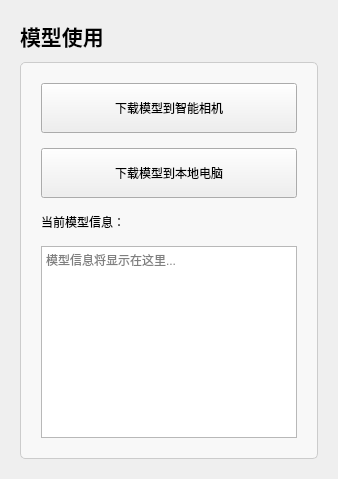
         <widget class="QWidget" name="page_modelUsage">
          <layout class="QVBoxLayout" name="layout_usage">
           <property name="spacing">
            <number>10</number>
           </property>
           <property name="leftMargin">
            <number>20</number>
           </property>
           <property name="topMargin">
            <number>20</number>
           </property>
           <property name="rightMargin">
            <number>20</number>
           </property>
           <property name="bottomMargin">
            <number>20</number>
           </property>
           <item>
            <widget class="QLabel" name="label_usageTitle">
             <property name="text">
              <string>模型使用</string>
             </property>
             <property name="font">
              <font>
               <pointsize>16</pointsize>
               <weight>75</weight>
               <bold>true</bold>
              </font>
             </property>
            </widget>
           </item>
           <item>
            <widget class="QFrame" name="frame_usageControls">
             <property name="styleSheet">
              <string notr="true">QFrame#frame_usageControls {
	background-color: #f8f8f8;
	border: 1px solid #cccccc;
	border-radius: 5px;
}</string>
             </property>
             <layout class="QVBoxLayout" name="layout_usageControls">
              <property name="spacing">
               <number>15</number>
              </property>
              <property name="leftMargin">
               <number>20</number>
              </property>
              <property name="topMargin">
               <number>20</number>
              </property>
              <property name="rightMargin">
               <number>20</number>
              </property>
              <property name="bottomMargin">
               <number>20</number>
              </property>
              <item>
               <widget class="QPushButton" name="btn_downloadToCamera">
                <property name="text">
                 <string>下载模型到智能相机</string>
                </property>
                <property name="minimumSize">
                 <size>
                  <width>0</width>
                  <height>50</height>
                 </size>
                </property>
               </widget>
              </item>
              <item>
               <widget class="QPushButton" name="btn_downloadToLocal">
                <property name="text">
                 <string>下载模型到本地电脑</string>
                </property>
                <property name="minimumSize">
                 <size>
                  <width>0</width>
                  <height>50</height>
                 </size>
                </property>
               </widget>
              </item>
              <item>
               <widget class="QLabel" name="label_modelInfo">
                <property name="text">
                 <string>当前模型信息：</string>
                </property>
               </widget>
              </item>
              <item>
               <widget class="QTextEdit" name="textEdit_modelInfo">
                <property name="readOnly">
                 <bool>true</bool>
                </property>
                <property name="placeholderText">
                 <string>模型信息将显示在这里...</string>
                </property>
               </widget>
              </item>
             </layout>
            </widget>
           </item>
          </layout>
         </widget>
